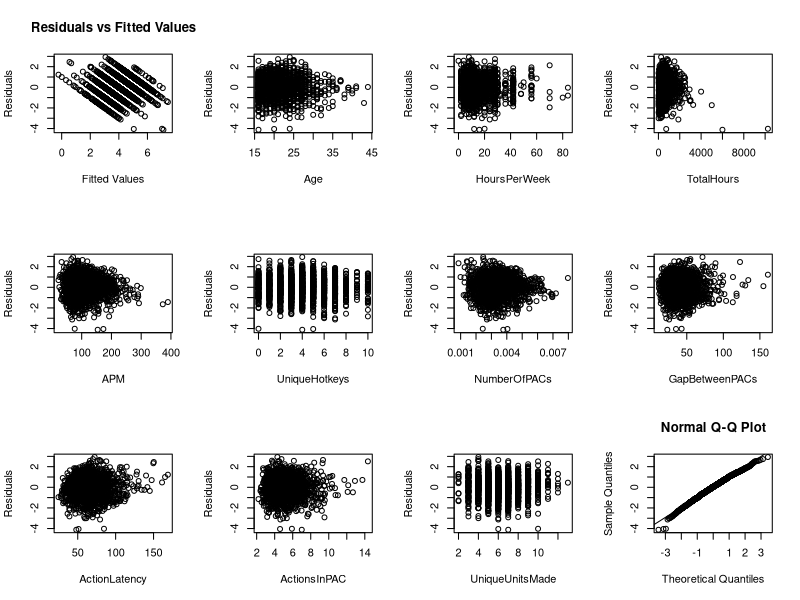
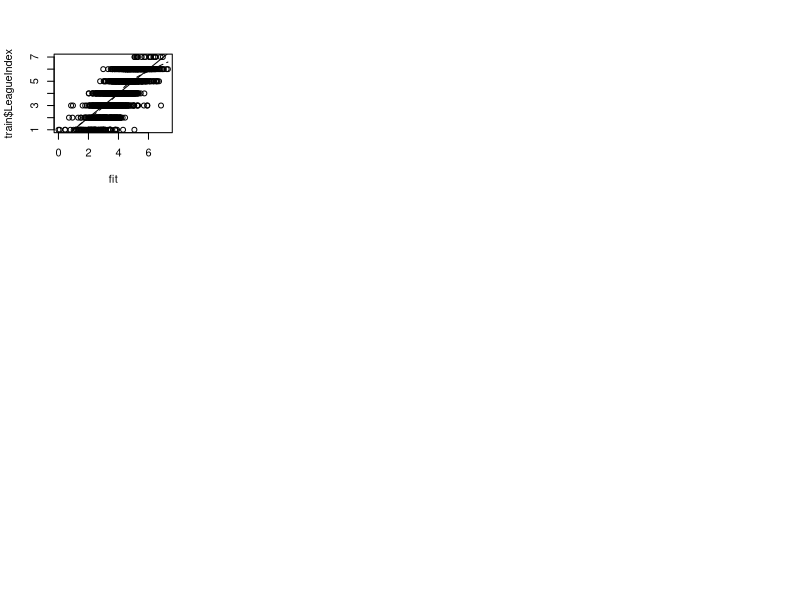
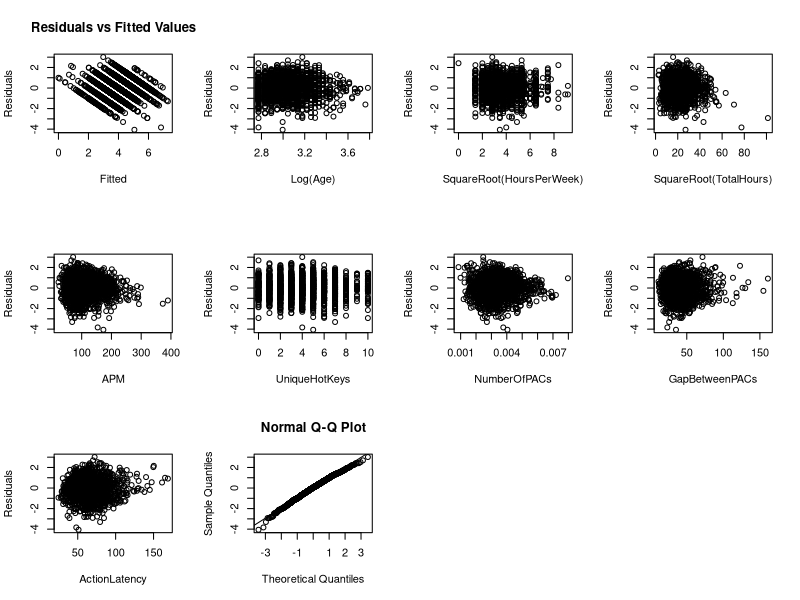
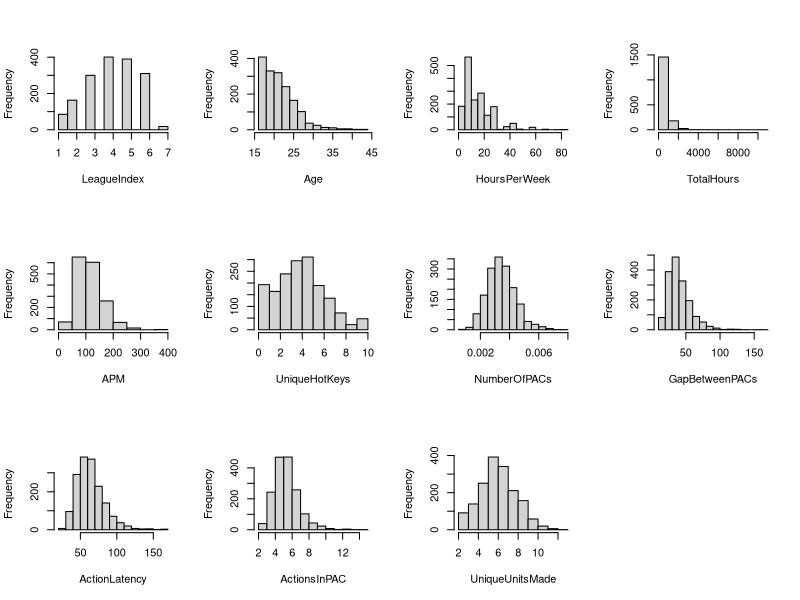
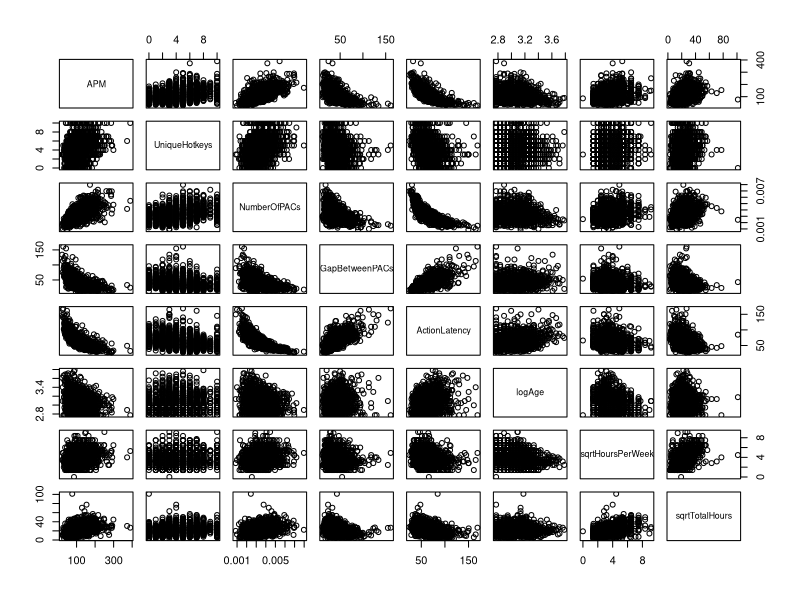

The R source for these figures, in order:
## ---- chunk 1
knitr::opts_chunk$set(echo = TRUE)
library(readr)
library(tidyverse)
library(dplyr)
library(car)
Cleaned <- read_csv("Skill_cleaned.csv")
## ---- chunk 2
# set seed and split data
set.seed(214)
s <- sample(1:3333, 1667, replace=F)

train <- Cleaned[s, ]
test <- Cleaned[-s,]

# write.csv(train, file="train.csv")
## ---- chunk 3
# find mean of variables
means_train <- apply(train[,-c(1,2)], 2, mean)
means_test <- apply(test[,-c(1,2)], 2, mean)

# find sd of variables
sds_train <- apply(train[,-c(1,2)], 2, sd)
sds_test <- apply(test[,-c(1,2)], 2, sd)
## ---- chunk 4
# Construct First model
model_1 <- lm(LeagueIndex ~ Age + HoursPerWeek + TotalHours + APM + UniqueHotkeys + NumberOfPACs
              + GapBetweenPACs + ActionLatency + ActionsInPAC + UniqueUnitsMade, data=train)
vif(model_1)
summary(model_1)
## ---- chunk 5
#Perform ANOVA Test
anova(model_1)
## ---- chunk 6
# Start by extracting the design matrix from the model so we have all the X's
Xori <- model.matrix(model_1)

# Find residuals of our model
rori <- model_1$residuals

# Create plot grid
par(mfrow=c(3,4))
plot(rori ~ model_1$fitted.values,main="Residuals vs Fitted Values", xlab="Fitted Values", ylab="Residuals")
for(i in 2:11){
plot(rori ~ Xori[,i], xlab=colnames(Xori)[i], ylab="Residuals")
}

# Add the normal QQ plot
qqnorm(rori)
qqline(rori)
## ---- chunk 7
# Remove insignificant predictor variables from previous test
model_reduced <-lm(LeagueIndex ~ Age + HoursPerWeek + TotalHours + APM + UniqueHotkeys + NumberOfPACs
              + GapBetweenPACs + ActionLatency, data=train)
anova(model_reduced, model_1)
vif(model_reduced)
summary(model_reduced)
## ---- chunk 8
# perform transformation
transform <- powerTransform(model_reduced)
summary(transform)

train$logAge <- log(train$Age)
train$sqrtHoursPerWeek <- sqrt(train$HoursPerWeek)
train$sqrtTotalHours <- sqrt(train$TotalHours)

test$logAge <- log(test$Age)
test$sqrtHoursPerWeek <- sqrt(test$HoursPerWeek)
test$sqrtTotalHours <- sqrt(test$TotalHours)

model_transformed <- lm(LeagueIndex ~ logAge + sqrtHoursPerWeek + sqrtTotalHours + APM + UniqueHotkeys + NumberOfPACs
                + GapBetweenPACs + ActionLatency,data=train)
anova(model_transformed)
vif(model_transformed)
summary(model_transformed)

# recheck conditions
fit <- model_transformed$fitted.values
plot(train$LeagueIndex ~ fit)
abline(a = 0, b = 1)
lines(lowess(train$LeagueIndex ~ fit), lty=2)
## ---- chunk 9
par(mfrow=c(3,4))
rtransformed <- model_transformed$residuals
plot(rtransformed ~ fit, main="Residuals vs Fitted Values", xlab="Fitted", ylab="Residuals")
plot(rtransformed ~ train$logAge, xlab="Log(Age)", ylab="Residuals")
plot(rtransformed ~ train$sqrtHoursPerWeek, xlab="SquareRoot(HoursPerWeek)", ylab="Residuals")
plot(rtransformed ~ train$sqrtTotalHours, xlab="SquareRoot(TotalHours)", ylab="Residuals")
plot(rtransformed ~ train$APM, xlab="APM", ylab="Residuals")
plot(rtransformed ~ train$UniqueHotkeys, xlab="UniqueHotKeys", ylab="Residuals")
plot(rtransformed ~ train$NumberOfPACs, xlab="NumberOfPACs", ylab="Residuals")
plot(rtransformed ~ train$GapBetweenPACs, xlab="GapBetweenPACs", ylab="Residuals")
plot(rtransformed ~ train$ActionLatency, xlab="ActionLatency", ylab="Residuals")
qqnorm(rtransformed)
qqline(rtransformed)
## ---- chunk 10
# values to use in cutoffs
n <- nrow(train)
p <- length(coef(model_transformed))-1

# define the cutoffs we will use
Hcut <- 2*((p+1)/n)
DFFITScut <- 2*sqrt((p+1)/n)
DFBETAcut <- 2/sqrt(n)
Dcut <- qf(0.5, p+1, n-p-1)

# identify the leverage points
h <- hatvalues(model_transformed)
which(h>Hcut)

# identify the outliers
r <- rstandard(model_transformed)
which(r < -2 | r > 2)
which(r < -4 | r > 4)

# identify influential points by Cook's distance
D <- cooks.distance(model_transformed)
which(D > Dcut)

# identify influential points by DFFITS
fits <- dffits(model_transformed)
which(abs(fits) > DFFITScut)

# identify influential points by DFBETAS
betas <- dfbetas(model_transformed)
dim(betas)

for(i in 1:9){
  print(paste0("Beta ", i-1))
  print(which(abs(betas[,i]) > DFBETAcut))
}

## ---- chunk 11
# Test for AIC and BIC score
model.ab = function(model, n)
{
  SSres <- sum(model$residuals^2)
  Rsq <- summary(model)$r.squared
  Rsq_adj <- summary(model)$adj.r.squared
  p <- length(model$coefficients) - 1
  AIC <- n*log(SSres/n) + 2*p   
  AICc <- AIC + (2*(p+2)*(p+3)/(n-p-1))
  BIC <- n*log(SSres/n) + (p+2)*log(n)  
  res <- c(SSres, Rsq, Rsq_adj, AIC, AICc, BIC)
  names(res) <- c("SSres", "Rsq", "Rsq_adj", "AIC", "AIC_c", "BIC")
  return(res)
}
model_1ab <- model.ab(model_1, 1667)
model_rab <- model.ab(model_reduced, 1667)
model_tab <- model.ab(model_transformed, 1667)
## ---- chunk 12
# fit in the train dataset
p <- length(coef(model_transformed))-1
n <- nrow(train)
vif <- mean(vif(model_transformed))
D <- length(which(cooks.distance(model_transformed) > qf(0.5, p+1, n-p-1)))
dbeta <- length(which(abs(dfbetas(model_transformed)) > 2*sqrt((p+1)/n)))

coefs <- round(summary(model_transformed)$coefficients[,1], 3)
ses <- round(summary(model_transformed)$coefficients[,2], 3)

# fit in test dataset
model_transformedtest <- lm(LeagueIndex ~ logAge + sqrtHoursPerWeek + sqrtTotalHours + APM + UniqueHotkeys + NumberOfPACs
                + GapBetweenPACs + ActionLatency,data=test)

tp <- length(coef(model_transformedtest))-1
tn <- nrow(test)
tvif <- mean(vif(model_transformedtest))
tD <- length(which(cooks.distance(model_transformedtest) > qf(0.5, tp+1, tn-tp-1)))
tdbeta <- length(which(abs(dfbetas(model_transformedtest)) > 2*sqrt((tp+1)/tn)))

tcoefs <- round(summary(model_transformedtest)$coefficients[,1], 3)
tses <- round(summary(model_transformedtest)$coefficients[,2], 3)

## ---- chunk 13
# Check for distribution
par(mfrow=c(3,4))
hist(train$LeagueIndex, xlab="LeagueIndex", main="")
hist(train$Age, xlab="Age", main="")
hist(train$HoursPerWeek, xlab="HoursPerWeek", main="")
hist(train$TotalHours, xlab="TotalHours", main="")
hist(train$APM, xlab="APM", main="")
hist(train$UniqueHotkeys, xlab="UniqueHotKeys", main="")
hist(train$NumberOfPACs, xlab="NumberOfPACs", main="")
hist(train$GapBetweenPACs, xlab="GapBetweenPACs", main="")
hist(train$ActionLatency, xlab="ActionLatency", main="")
hist(train$ActionsInPAC, xlab="ActionsInPAC", main="")
hist(train$UniqueUnitsMade, xlab="UniqueUnitsMade", main="")
## ---- chunk 14
pairs(train[,c(5:9,12:14)])
